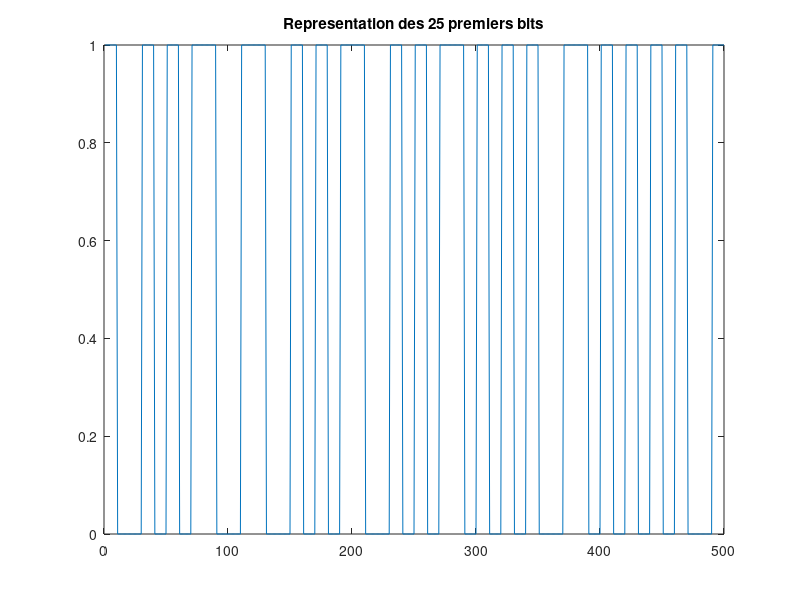
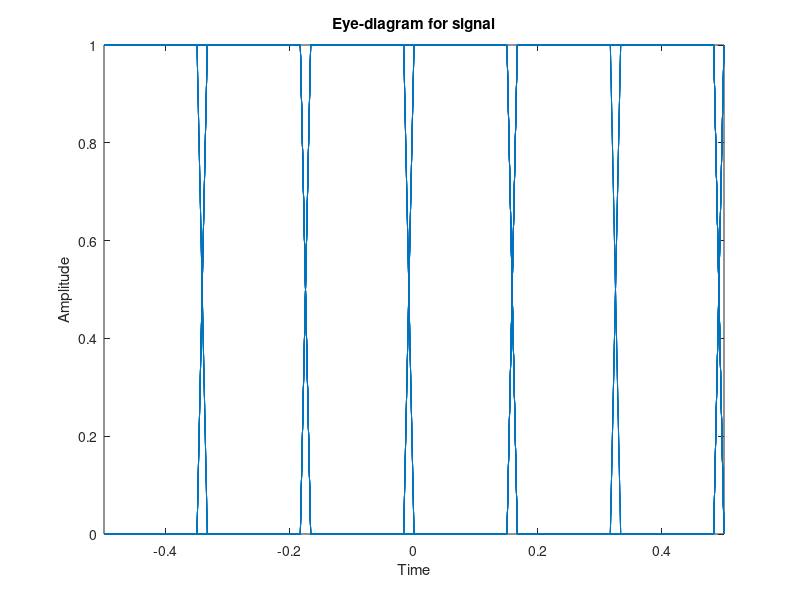
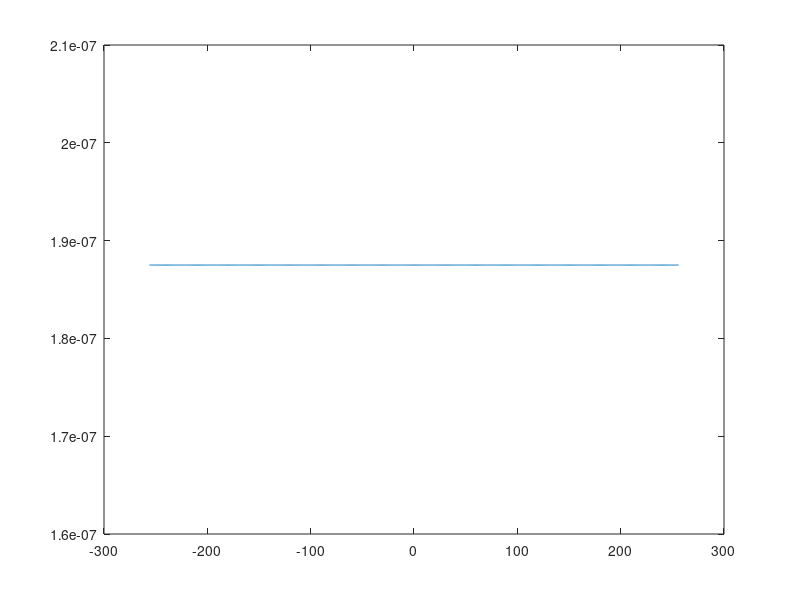

MATLAB code to generate these figures, in order:
% Projet TS226
% Maxime PETERLIN - Gabriel VERMEULEN
%% Initialisation des variables
clear all;
close all;

fe = 20 * 10^6; % Frequence d'echantillonage 20 MHz
Ds = 1 * 10^6;  % Debit symbole 1MHz
Ts = 1 / Ds;
Fse = 20;       % Facteur de sur-echantillonnage
Nfft = 512;     % Nombre de point pour la FFT

N = 1000;       % Nombre de point de la simulation

% Generation de la sequence aleatoire de bits
bk = randi([0 1], 1, N);

% Filtre de mise en forme
p = [ -0.5 * ones(1, 0.5 * 10^-6 * fe) 0.5 * ones(1, 0.5 * 10^-6 * fe) ];

% Filtre adapte
p_adapt = [ 0.5 * ones(1, 0.5 * 10^-6 * fe) -0.5 * ones(1, 0.5 * 10^-6 * fe) ];

%% Modulation PPM

% Association bit->symboles et sur-echantillonage
An = upsample(bk*2 - 1, Fse);

% Filtrage de mis en forme
sl = conv(An, p) + 0.5;

%% Canal et bruit

ylp = sl;

%% Decodage

yl = ylp -0.5;

% Filtre adapte
rsk = conv(yl, p_adapt);

% Sous echantillonage
rk = downsample(rsk(Fse:length(rsk)), Fse);

% Decision
bkr = rk;
bkr(bkr>0) = 1;
bkr(bkr<0) = 0;
bkr = bkr(1:end-1);

%% Affichage des 25 premiers bits de sl
figure, plot(sl(1:25*Fse));
title('Representation des 25 premiers bits');

%% Diagramme de l'oeil de duree 2*Ts pour les 100 premiers buts envoyes
eyediagram(sl(1:100*Fse), 3*Fse);

%% Trace de la DSP
figure, plot((1:Nfft)/Nfft -0.5, fftshift(abs(fft(sl, Nfft)).^2));
%%  dsp calculee
f=-Nfft/2:Nfft/2;
plot(f,(3*Ts/16)*sinc(f*Ts/2).^2+ 1i * (3*Ts/16) * sinc(f*Ts/2) .* sinc(f*3/2*Ts));









